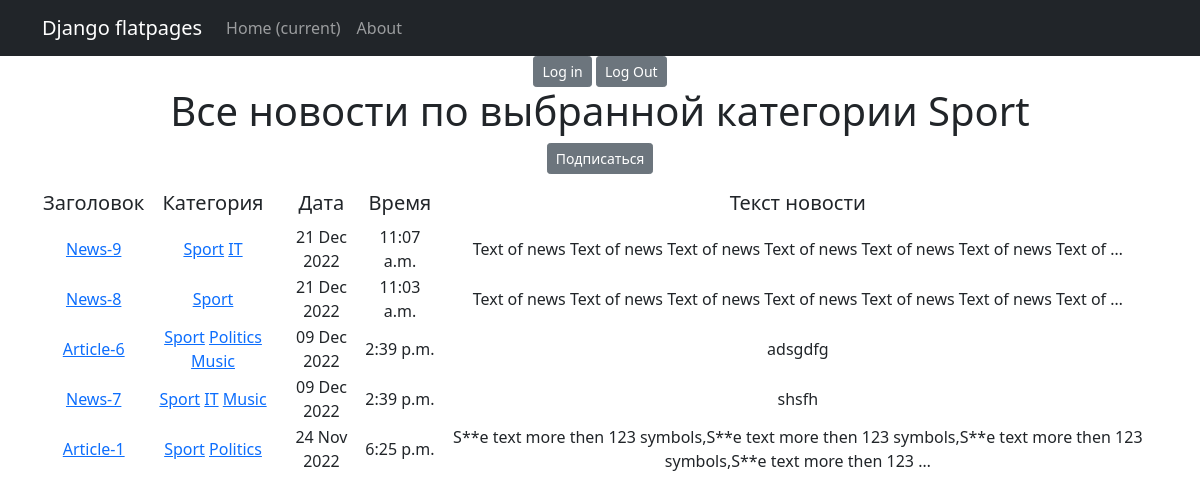
Screenshot of /news/categories/1 with the database file from the repository.
### news/models.py (models this page shows, shortened)
class Category(models.Model):
    name = models.CharField(max_length=127, unique=True)
    subscribers = models.ManyToManyField(User, through='SubscribeCategory')
    def __str__(self):
        return f'{self.name}'

class Post(models.Model):
    authorP = models.ForeignKey(Author, on_delete=models.CASCADE)
    articles = "AR"
    news = "NW"
    CATEGORY_TYPES = [
        (articles, 'Статья'),
        (news, 'Новость')
    ]
    category_type = models.CharField(max_length=2, choices=CATEGORY_TYPES, default=news)
    time_add = models.DateTimeField(auto_now_add=True)
    post_category = models.ManyToManyField(Category, through='PostCategory')
    title = models.CharField(max_length=255)
    text = models.TextField()
    rating = models.IntegerField(default=0)
    def get_absolute_url(self):
        return reverse('news_detail', args=[str(self.id)])

### news/views.py (the view)
# urls.py: path('categories/<int:pk>', CategoryListView.as_view(), name='category_list'),
class CategoryListView(ListView):
    model = Post
    template_name = 'category_list.html'
    context_object_name = 'category_list'
    def get_queryset(self):
        self.category = get_object_or_404(Category, id=self.kwargs['pk'])
        queryset = Post.objects.filter(post_category=self.category).order_by('-time_add')
        return queryset
    def get_context_data(self, **kwargs):
        context = super().get_context_data(**kwargs)
        context['is_not_subscriber'] = self.request.user not in self.category.subscribers.all()
        context['category'] = self.category
        return context

### news/templatetags/d36_filters.py (called while the page is built)
@register.filter()
def censor(txt):
    replace_list = ['some', 'news-1']
    if not isinstance(txt, str):
        raise TypeError(f'invalid object type for censorship')
    else:
        for word in txt.split(" "):
            if word.lower() in replace_list:
                txt = txt.replace(word, f'{word[0]}{"*"*(len(word)-2)}{word[-1]}')
    return txt

### templates/category_list.html (shortened to what this page needs)
{% extends 'flatpages/default.html' %}
{% load d36_filters %}
{% load custom_tags %}
{% block content %}
<a href="/accounts/login" class="btn btn-secondary btn-sm">Log in</a>
<a href="/accounts/logout" class="btn btn-secondary btn-sm">Log Out</a>
<h1>Все новости по выбранной категории
    {{ category }}
</h1>
  {% if is_not_subscriber %}
  <p class="text-center"><a href="{% url 'subscribe' category.id %}" class="btn btn-secondary btn-sm">Подписаться</a></p>
  {% endif %}
   {% if category_list %}
       <table>
           <tr>
               <td><h5>Заголовок</h5></td>
               <td><h5>Категория</h5></td>
               <td><h5>Дата</h5></td>
               <td><h5>Время</h5></td>
               <td><h5>Текст новости</h5></td>
           </tr>
           {% for n in category_list %}
           <tr>
               <td><a href="{{n.get_absolute_url}}">{{ n.title|censor }}</a></td>
               <td>{% for cat in n.post_category.all %}
                    <a href="{% url 'category_list' cat.id %}">{{ cat.name }}</a>
                    {% endfor %}
               </td>
               <td>{{ n.time_add|date:'d M Y' }}</td>
               <td>{{ n.time_add|time }}</td>
               <td>{{ n.text|truncatewords:20|censor }}</td>
           </tr>
           {% endfor %}
       </table>
   {% else %}
       <h2>Новостей нет!</h2>
   {% endif %}
{% endblock content %}

### rows the page displays
Category: name "Sport"
Post: title|censor "News-9", time_add "21 Dec 2022", time_add "11:07 a.m.", text|censor "Text of news Text of news Text of news Text of news Text of news Text of news Text of …"
Category: name "IT"
Post: title|censor "News-8", time_add "21 Dec 2022", time_add "11:03 a.m.", text|censor "Text of news Text of news Text of news Text of news Text of news Text of news Text of …"
Post: title|censor "Article-6", time_add "09 Dec 2022", time_add "2:39 p.m.", text|censor "adsgdfg"
Category: name "Politics"
Category: name "Music"
Post: title|censor "News-7", time_add "09 Dec 2022", time_add "2:39 p.m.", text|censor "shsfh"
Post: title|censor "Article-1", time_add "24 Nov 2022", time_add "6:25 p.m.", text|censor "S**e text more then 123 symbols,S**e text more then 123 symbols,S**e text more then 123 symbols,S**e text more then 123 …"
